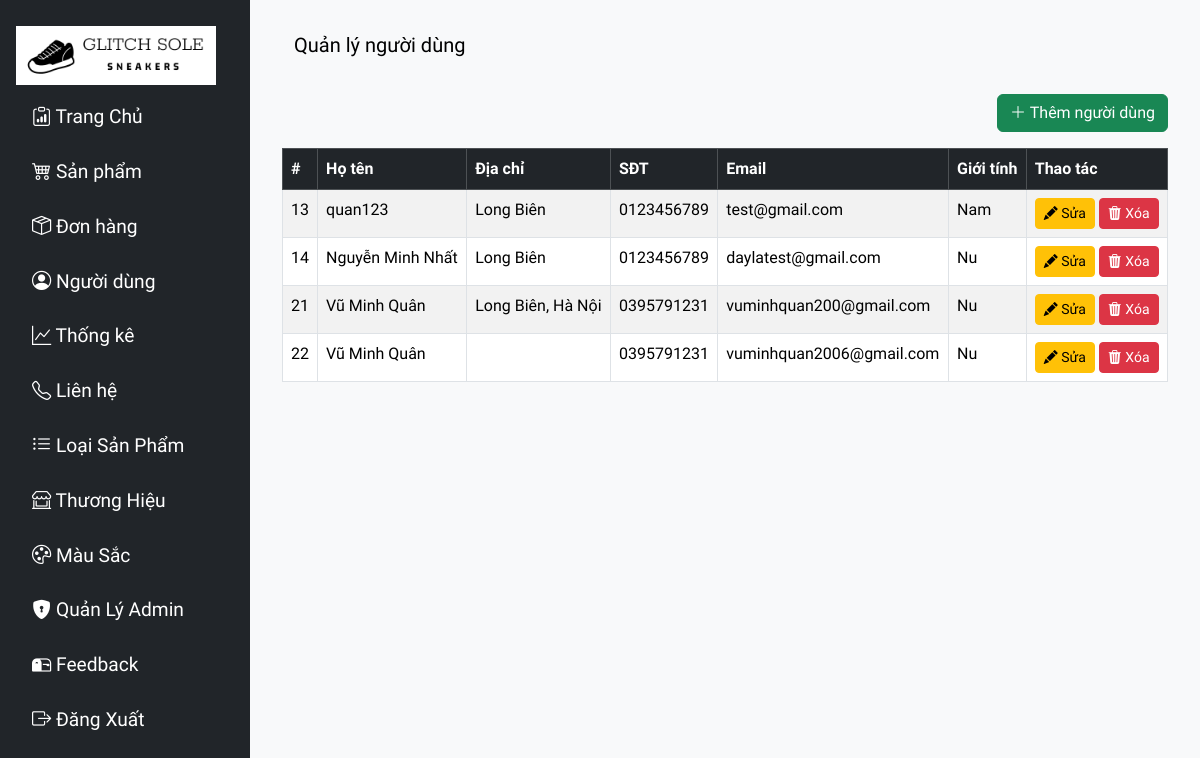
The page /view/admin/user.php (signed in) on the database its author committed.
### tables this page shows
CREATE TABLE `khachhang` (
  `MA_KH` int(11) NOT NULL,
  `TEN_KH` varchar(100) NOT NULL,
  `DIACHI_KH` varchar(100) DEFAULT NULL,
  `SDT_KH` varchar(12) DEFAULT NULL,
  `GIOITINH` tinyint(4) DEFAULT NULL,
  `NGAYSINH` date DEFAULT NULL,
  `EMAIL` varchar(50) DEFAULT NULL,
  `TICHDIEM` int(11) DEFAULT 0,
  `PASS_KH` varchar(350) NOT NULL
);

### view/admin/user.php (the view, shortened to what this page needs)
<?php
include_once("../layout/sidebar.php");
include_once("../../config/config.php");
$sql = "SELECT * FROM khachhang";
$query = mysqli_query($conn, $sql);
?>
<body>
    <div id="page-content" class="w-100">
        <nav class="navbar navbar-light bg-light px-4">
            <span class="navbar-brand mb-0 h1">Quản lý người dùng</span>
        </nav>
        <div class="container mt-4">
            <div class="d-flex justify-content-end mb-3">
                <a href="add-user.php" class="btn btn-success"><i class="bi bi-plus-lg"></i> Thêm người dùng</a>
            </div>
            <table class="table table-bordered table-striped">
                <thead class="table-dark">
                    <tr>
                        <th>#</th>
                        <th>Họ tên</th>
                        <th>Địa chỉ</th>
                        <th>SĐT</th>
                        <th>Email</th>
                        <th>Giới tính</th>
                        <th>Thao tác</th>
                    </tr>
                </thead>
                <tbody id="userTable">
                    <?php while ($acc = mysqli_fetch_assoc($query)) { ?>
                        <tr>
                            <td><?php echo $acc['MA_KH'] ?></td>
                            <td><?php echo $acc['TEN_KH'] ?></td>
                            <td><?php echo $acc['DIACHI_KH'] ?></td>
                            <td><?php echo $acc['SDT_KH'] ?></td>
                            <td><?php echo $acc['EMAIL'] ?></td>
                            <td><?php echo $acc['GIOITINH'] == 1 ? "Nam" : "Nu" ?></td>
                            <td>
                                <a href="edit-user.php?MA_KH=<?php echo $acc['MA_KH'] ?>" class="btn btn-warning btn-sm"><i class="bi bi-pencil-fill"></i> Sửa</a>
                                <a href="#" class="btn btn-danger btn-sm" onclick="confirmDelete(<?php echo $acc['MA_KH']; ?>)">
                                    <i class="bi bi-trash3-fill"></i> Xóa
                                </a>
                            </td>
                        </tr>
                    <?php } ?>
                </tbody>
            </table>
        </div>
    </div>
    </div>
</body>
</html>

### view/layout/sidebar.php (style rules this page uses)
* { font-family: 'Lexend'; }
body { overflow-x: hidden; }
#page-content { flex-grow: 1; background-color: #f8f9fa; padding: 20px; }

### view/admin/user.php (style rules this page uses)
body { overflow-x: hidden; }

### rows shown on the page
khachhang: MA_KH "13", TEN_KH "quan123", DIACHI_KH "Long Biên", SDT_KH "0123456789", EMAIL "test@gmail.com", GIOITINH "Nam"
khachhang: MA_KH "14", TEN_KH "Nguyễn Minh Nhất", DIACHI_KH "Long Biên", SDT_KH "0123456789", EMAIL "daylatest@gmail.com", GIOITINH "Nu"
khachhang: MA_KH "21", TEN_KH "Vũ Minh Quân", DIACHI_KH "Long Biên, Hà Nội", SDT_KH "0395791231", EMAIL "vuminhquan200@gmail.com", GIOITINH "Nu"
khachhang: MA_KH "22", TEN_KH "Vũ Minh Quân", SDT_KH "0395791231", EMAIL "vuminhquan2006@gmail.com", shows "Nu"
